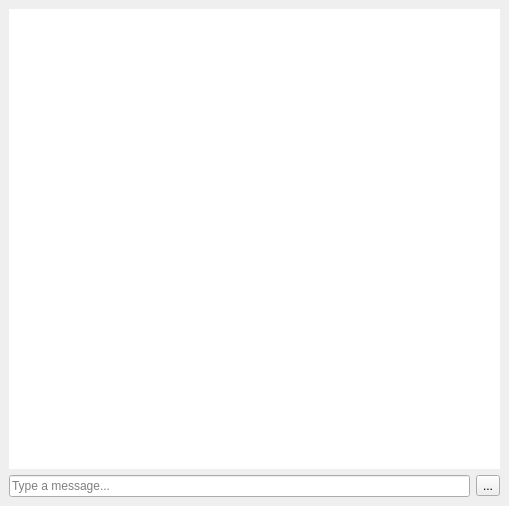
<?xml version="1.0" encoding="UTF-8"?>
<ui version="4.0">
 <class>HistoryWindow</class>
 <widget class="QMainWindow" name="HistoryWindow">
  <property name="geometry">
   <rect>
    <x>0</x>
    <y>0</y>
    <width>509</width>
    <height>506</height>
   </rect>
  </property>
  <property name="windowTitle">
   <string>MainWindow</string>
  </property>
  <widget class="QWidget" name="centralwidget">
   <layout class="QVBoxLayout" name="verticalLayout">
    <item>
     <widget class="HistoryView" name="historyView">
      <property name="frameShape">
       <enum>QFrame::NoFrame</enum>
      </property>
      <property name="verticalScrollMode">
       <enum>QAbstractItemView::ScrollPerPixel</enum>
      </property>
      <property name="horizontalScrollMode">
       <enum>QAbstractItemView::ScrollPerPixel</enum>
      </property>
     </widget>
    </item>
    <item>
     <layout class="QHBoxLayout" name="horizontalLayout">
      <item>
       <widget class="QLineEdit" name="lineEdit">
        <property name="placeholderText">
         <string>Type a message...</string>
        </property>
       </widget>
      </item>
      <item>
       <widget class="QToolButton" name="toolButton">
        <property name="text">
         <string>...</string>
        </property>
       </widget>
      </item>
     </layout>
    </item>
   </layout>
  </widget>
  <widget class="QMenuBar" name="menubar">
   <property name="geometry">
    <rect>
     <x>0</x>
     <y>0</y>
     <width>509</width>
     <height>20</height>
    </rect>
   </property>
  </widget>
 </widget>
 <customwidgets>
  <customwidget>
   <class>HistoryView</class>
   <extends>QListView</extends>
   <header>historyview.h</header>
  </customwidget>
 </customwidgets>
 <resources/>
 <connections/>
</ui>
